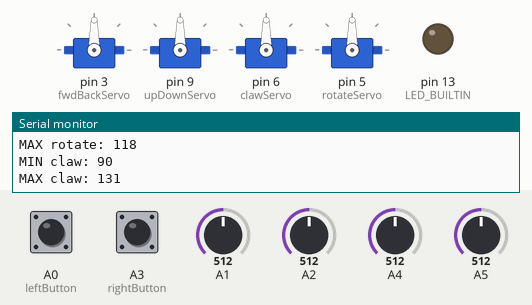
The sketch below on a simulated Arduino Uno, built with avr-gcc and run on an emulated ATmega328P. Parts: 4 × servo, output pins drawn as LEDs (lit = HIGH), the last lines printed to the serial monitor. Dashed ring = blinking. Inputs (shaded band) come from the test bench; at power-on: A0 (leftButton) HIGH, A1 = 512, A2 = 512, A3 (rightButton) HIGH, A4 = 512, A5 = 512.

Above: at 1.2 s.
1.3 s: A0 (leftButton) pulled LOW for 3.2 s
At 4.7 s:
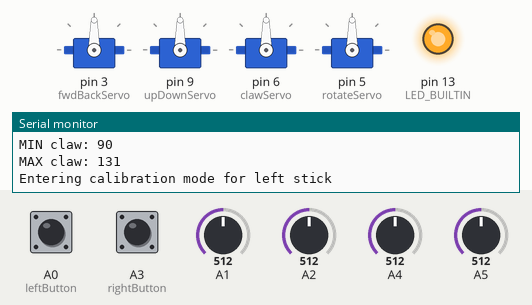
6.0 s: A1 set to 316
7.8 s: A1 set to 288
9.3 s: A0 (leftButton) pulsed LOW 2 times (0.12 s each, 0.3 s apart)
At 11.0 s:
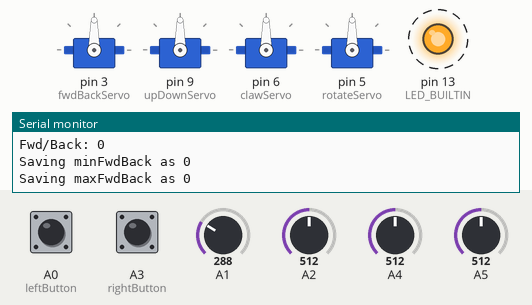
11.6 s: A2 set to 320
13.1 s: A2 set to 299
Timing chart, 0 to 15.6 s (numbered marks = the images above; inputs shaded):
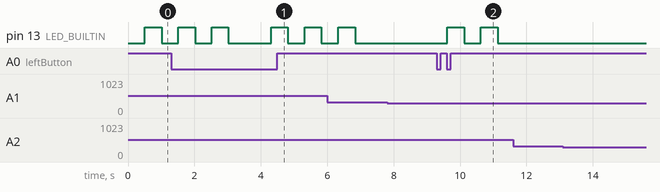

The sketch:

arm_robot_final.ino
```cpp
#include <Servo.h>
#include <EEPROM.h>

#define LED_BLINK_DURATION 500 // 500ms on, 500ms off

// declare all of our servos
Servo fwdBackServo;
Servo upDownServo;
Servo clawServo;
Servo rotateServo;

// declare all of our joysticks
int leftX = A2;
int leftY = A1;
int leftButton = A0;
int rightX = A5;
int rightY = A4;
int rightButton = A3;

float fwdBackServoPos = 90;
float rotateServoPos = 90;
float upDownServoPos = 90;
float clawServoPos = 90;

int minFwdBackAddr = 0;
int maxFwdBackAddr = 1;
int minRotateAddr = 2;
int maxRotateAddr = 3;
int minUpDownAddr = 4;
int maxUpDownAddr = 5;
int minClawAddr = 6;
int maxClawAddr = 7;

int minFwdBack = 45;
int maxFwdBack = 143;
int minRotate = 56;
int maxRotate = 123;
int minUpDown = 68;
int maxUpDown = 118;
int minClaw = 90;
int maxClaw = 131;

// Calibration variables...
int lastCalibrationPosition = 0;
bool leftButtonDown = false;
bool rightButtonDown = false;
bool leftButtonPressed = false;
bool rightButtonPressed = false;
bool leftButtonReleased = false;
bool rightButtonReleased = false;
bool oldLeftButtonDown = false;
bool oldRightButtonDown = false;
long buttonTimer = 0;
bool inCalibrationModeLeftJoystick = false;
bool inCalibrationModeRightJoystick = false;
int blinksRemaining = 0;
long ledBlinkTimer = 0;
bool blinkLedIsOn = false;

enum CalibrationStep {
  START,
  FWD_BACK_1,
  UP_DOWN_1,
  FWD_BACK_2,
  UP_DOWN_2,
  ROTATE_1,
  CLAW_1,
  ROTATE_2,
  CLAW_2,
  SAVE,
  STOP
};
CalibrationStep calibrationStep = START;

void setup() {
  fwdBackServo.attach(3);
  upDownServo.attach(9);
  clawServo.attach(6);
  rotateServo.attach(5);
  Serial.begin(9600);

  minFwdBack = readValueOrDefault(minFwdBackAddr, minFwdBack);
  maxFwdBack = readValueOrDefault(maxFwdBackAddr, maxFwdBack);
  minRotate = readValueOrDefault(minRotateAddr, minRotate);
  maxRotate = readValueOrDefault(maxRotateAddr, maxRotate);
  minUpDown = readValueOrDefault(minUpDownAddr, minUpDown);
  maxUpDown = readValueOrDefault(maxUpDownAddr, maxUpDown);
  minClaw = readValueOrDefault(minClawAddr, minClaw);
  maxClaw = readValueOrDefault(maxClawAddr, maxClaw);

  Serial.print("MIN Fwd/Back: ");
  Serial.println(minFwdBack);
  Serial.print("MAX Fwd/Back: ");
  Serial.println(maxFwdBack);
  Serial.print("MIN up/Down: ");
  Serial.println(minRotate);
  Serial.print("MAX up/Down: ");
  Serial.println(maxRotate);
  Serial.print("MIN rotate: ");
  Serial.println(minUpDown);
  Serial.print("MAX rotate: ");
  Serial.println(maxUpDown);
  Serial.print("MIN claw: ");
  Serial.println(minClaw);
  Serial.print("MAX claw: ");
  Serial.println(maxClaw);

  pinMode(LED_BUILTIN, OUTPUT);
  pinMode(rightButton, INPUT_PULLUP);
  pinMode(leftButton, INPUT_PULLUP);

  fwdBackServo.write(fwdBackServoPos);
  rotateServo.write(rotateServoPos);
  upDownServo.write(upDownServoPos);
  clawServo.write(clawServoPos);

  blinkLed(3);
}

void loop() {
  readCalibrationButtonStates();

  if (inCalibrationModeLeftJoystick) {
    runCalibrationStepsLeftJoystick();
  }
  else if (inCalibrationModeRightJoystick) {
    runCalibrationStepsRightJoystick();
  }
  else {
    // Normal operation mode. Respect min/max values...
    rotateServoPos  = adjustServo(leftX, rotateServo, rotateServoPos, minRotate, maxRotate, "Rotate: ");
    fwdBackServoPos = adjustServo(leftY, fwdBackServo, fwdBackServoPos, minFwdBack, maxFwdBack, "Fwd/Back: ");
    clawServoPos    = adjustServo(rightX, clawServo, clawServoPos, minClaw, maxClaw, "Claw: ");
    upDownServoPos  = adjustServo(rightY, upDownServo, upDownServoPos, minUpDown, maxUpDown, "Up/Down: ");

    enterCalibrationModeIfNeeded();
  }

  blinkLedIfNeeded();

  // wait for servos to move
  delay(15);
}

void readCalibrationButtonStates() {
  oldLeftButtonDown = leftButtonDown;
  oldRightButtonDown = rightButtonDown;

  leftButtonDown = (digitalRead(leftButton) == LOW);
  rightButtonDown = (digitalRead(rightButton) == LOW);
  leftButtonPressed = leftButtonDown && !oldLeftButtonDown;
  rightButtonPressed = rightButtonDown && !oldRightButtonDown;
  leftButtonReleased = oldLeftButtonDown && !leftButtonDown;
  rightButtonReleased = oldRightButtonDown && !rightButtonDown;
}

void runCalibrationStepsLeftJoystick() {
  switch (calibrationStep) {
    case START:
      calibrationStep = FWD_BACK_1;
      break;
    case FWD_BACK_1:
      fwdBackServoPos = adjustServo(leftY, fwdBackServo, fwdBackServoPos, minFwdBack, maxFwdBack, "Fwd/Back: ");
      if (leftButtonPressed) {
        lastCalibrationPosition = fwdBackServoPos;
        calibrationStep = FWD_BACK_2;
      }
      break;
    case FWD_BACK_2:
      fwdBackServoPos = adjustServo(leftY, fwdBackServo, fwdBackServoPos, minFwdBack, maxFwdBack, "Fwd/Back: ");
      if (leftButtonPressed) {
        minFwdBack = (lastCalibrationPosition > fwdBackServoPos) ? fwdBackServoPos : lastCalibrationPosition;
        maxFwdBack = (lastCalibrationPosition > fwdBackServoPos) ? lastCalibrationPosition : fwdBackServoPos;
        Serial.print("Saving minFwdBack as ");
        Serial.println(minFwdBack);
        Serial.print("Saving maxFwdBack as ");
        Serial.println(maxFwdBack);
        blinkLed(2);
        calibrationStep = ROTATE_1;
      }
      break;
    case ROTATE_1:
      rotateServoPos  = adjustServo(leftX, rotateServo, rotateServoPos, minRotate, maxRotate, "Rotate: ");
      if (leftButtonPressed) {
        lastCalibrationPosition = rotateServoPos;
        calibrationStep = ROTATE_2;
      }
      break;
    case ROTATE_2:
      rotateServoPos  = adjustServo(leftX, rotateServo, rotateServoPos, minRotate, maxRotate, "Rotate: ");
      if (leftButtonPressed) {
        minRotate = (lastCalibrationPosition > rotateServoPos) ? rotateServoPos : lastCalibrationPosition;
        maxRotate = (lastCalibrationPosition > rotateServoPos) ? lastCalibrationPosition : rotateServoPos;
        Serial.print("Saving minRotate as ");
        Serial.println(minRotate);
        Serial.print("Saving maxRotate as ");
        Serial.println(maxRotate);
        calibrationStep = SAVE;
      }
      break;
    case SAVE:
      EEPROM.write(minFwdBackAddr, minFwdBack);
      EEPROM.write(maxFwdBackAddr, maxFwdBack);
      EEPROM.write(minRotateAddr, minRotate);
      EEPROM.write(maxRotateAddr, maxRotate);
      calibrationStep = STOP;
      break;
    case STOP:
      blinkLed(3);
      Serial.println("Exiting calibration mode for left joystick");
      inCalibrationModeLeftJoystick = false;
      break;
  }
}

void runCalibrationStepsRightJoystick() {
  switch (calibrationStep) {
    case START:
      calibrationStep = UP_DOWN_1;
      break;
    case UP_DOWN_1:
      upDownServoPos = adjustServo(rightY, upDownServo, upDownServoPos, minUpDown, maxUpDown, "Up/Down: ");
      if (rightButtonPressed) {
        lastCalibrationPosition = upDownServoPos;
        calibrationStep = UP_DOWN_2;
      }
      break;
    case UP_DOWN_2:
      upDownServoPos = adjustServo(rightY, upDownServo, upDownServoPos, minUpDown, maxUpDown, "Up/Down: ");
      if (rightButtonPressed) {
        minUpDown = (lastCalibrationPosition > upDownServoPos) ? upDownServoPos : lastCalibrationPosition;
        maxUpDown = (lastCalibrationPosition > upDownServoPos) ? lastCalibrationPosition : upDownServoPos;
        Serial.print("Saving minUpDown as ");
        Serial.println(minUpDown);
        Serial.print("Saving maxUpDown as ");
        Serial.println(maxUpDown);
        blinkLed(2);
        calibrationStep = CLAW_1;
      }
      break;
    case CLAW_1:
      clawServoPos  = adjustServo(rightX, clawServo, clawServoPos, minClaw, maxClaw, "Claw: ");
      if (rightButtonPressed) {
        lastCalibrationPosition = clawServoPos;
        calibrationStep = CLAW_2;
      }
      break;
    case CLAW_2:
      clawServoPos  = adjustServo(rightX, clawServo, clawServoPos, minClaw, maxClaw, "Claw: ");
      if (rightButtonPressed) {
        minClaw = (lastCalibrationPosition > clawServoPos) ? clawServoPos : lastCalibrationPosition;
        maxClaw = (lastCalibrationPosition > clawServoPos) ? lastCalibrationPosition : clawServoPos;
        Serial.print("Saving minClaw as ");
        Serial.println(minClaw);
        Serial.print("Saving maxClaw as ");
        Serial.println(maxClaw);
        calibrationStep = SAVE;
      }
      break;
    case SAVE:
      EEPROM.write(minUpDownAddr, minUpDown);
      EEPROM.write(maxUpDownAddr, maxUpDown);
      EEPROM.write(minClawAddr, minClaw);
      EEPROM.write(maxClawAddr, maxClaw);
      calibrationStep = STOP;
      break;
    case STOP:
      blinkLed(3);
      Serial.println("Exiting calibration mode for right joystick");
      inCalibrationModeRightJoystick = false;
      break;
  }

}

void enterCalibrationModeIfNeeded() {
  if (leftButtonPressed || rightButtonPressed) {
    startTimer(buttonTimer);
  }
  else if (leftButtonDown || rightButtonDown) {
    if (hasTimeElapsed(buttonTimer, 3000)) {

      if (leftButtonDown) {
        Serial.println("Entering calibration mode for left stick");
        inCalibrationModeLeftJoystick = true;
        minFwdBack = 0;
        maxFwdBack = 180;
        minRotate = 0;
        maxRotate = 180;
        blinkLed(3);
      }
      else {
        Serial.println("Entering calibration mode for right stick");
        inCalibrationModeRightJoystick = true;
        minUpDown = 0;
        maxUpDown = 180;
        minClaw = 0;
        maxClaw = 180;
        blinkLed(3);
      }
      calibrationStep = START;
      stopTimer(buttonTimer);
    }
  }
  else if (leftButtonReleased || rightButtonReleased) {
    stopTimer(buttonTimer);
  }
}

int readValueOrDefault(int addr, int defaultValue) {
  int temp = EEPROM.read(addr);
  if ((temp >= 0) && (temp <= 180)) {
    return temp;
  }
  return defaultValue;
}

float adjustServo(int input, Servo servo, float pos, float min, float max, char title[]) {
  float joystickInput = analogRead(input);
  joystickInput = map(joystickInput, 0, 1023, -5, 5);

  // create a dead zone around 0 where the joystick doesn't work
  if (abs(joystickInput) <= 1) {
    joystickInput = 0;
  }

  pos += (joystickInput / 5);

  // constrain the servo to the min/max values
  pos = round(constrain(pos, min, max));

  if (pos != servo.read()) {
    Serial.print(title);
    Serial.println((int)pos);
    servo.write(pos);
  }
  return pos;
}

void startTimer(long &timer) {
  timer = millis();
}

void stopTimer(long &timer) {
  timer = 0;
}

bool isTimerStarted(long timer) {
  return (timer != 0);
}

bool hasTimeElapsed(long timer, long milliseconds) {
  if (timer == 0) return false;

  return (millis() > (timer + milliseconds));
}

void blinkLed(int blinkCount) {
  blinksRemaining = blinkCount;
  if (blinkCount > 0) {
    // set the blink timer to expired so it fires immediately
    ledBlinkTimer = 1;
  }
}

void blinkLedIfNeeded() {
  if (blinksRemaining == 0) return;

  if (hasTimeElapsed(ledBlinkTimer, LED_BLINK_DURATION)) {
    if (blinkLedIsOn) {
      digitalWrite(LED_BUILTIN, LOW);
      blinksRemaining--;
      blinkLedIsOn = false;
    }
    else {
      digitalWrite(LED_BUILTIN, HIGH);
      blinkLedIsOn = true;
    }
    startTimer(ledBlinkTimer);
  }
}
```

Measured:
- after the input at 9.3 s, pin 13 (LED_BUILTIN): alternates HIGH for 0.51 s and LOW for 0.51 s, starting after 0.31 s
- after the input at 11.6 s, every drawn part: stays the same
